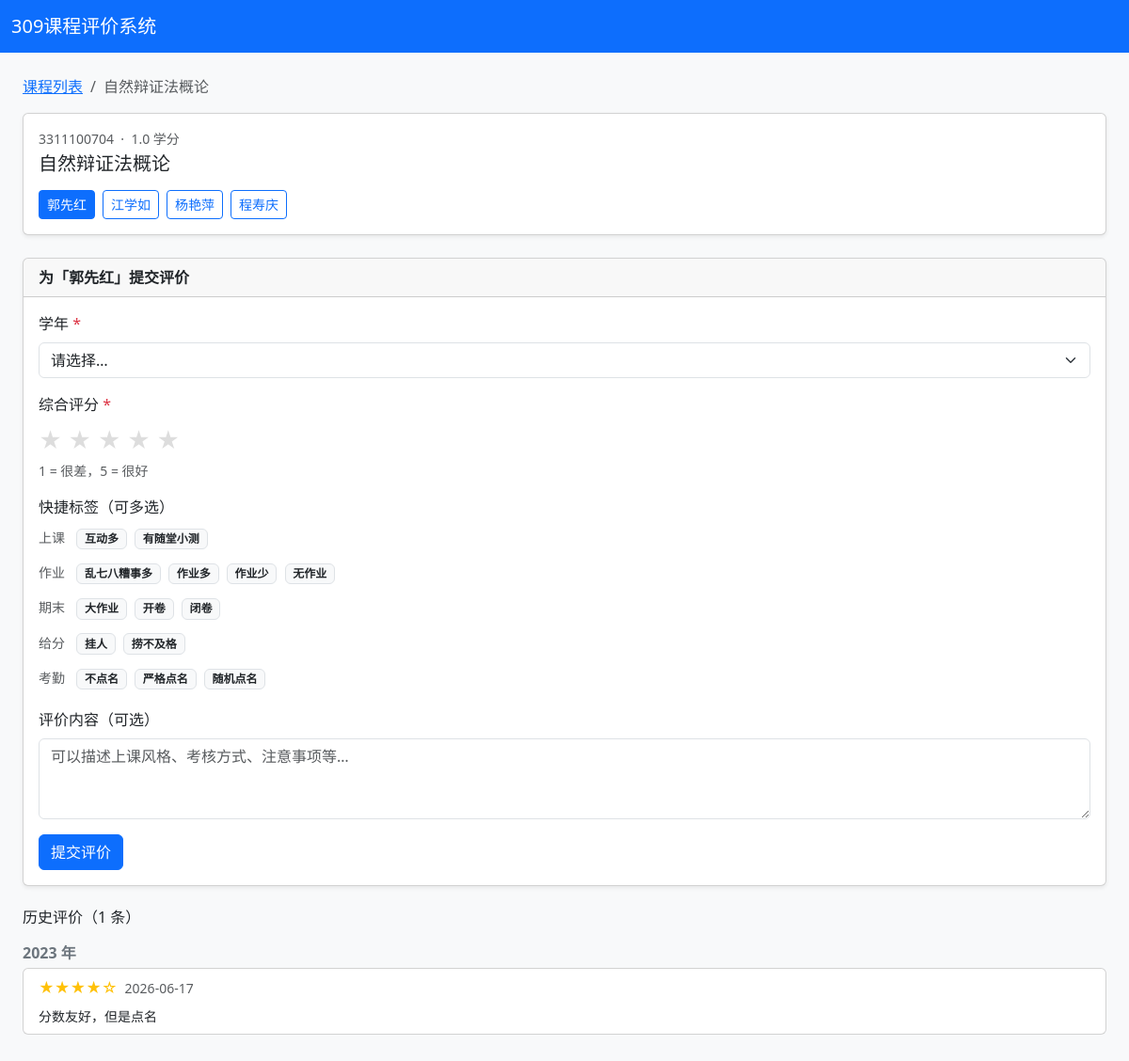
The page /course/2?teacher_id=2 on the database its author committed.
### models.py (models this page shows)
class Course(db.Model):
    id = db.Column(db.Integer, primary_key=True)
    code = db.Column(db.String(20), unique=True, nullable=False)
    name = db.Column(db.String(100), nullable=False)
    credits = db.Column(db.Float, nullable=False)
    exclude_from_public = db.Column(db.Boolean, default=False, nullable=False)
    teachers = db.relationship('Teacher', secondary=course_teacher, back_populates='courses')
    evaluations = db.relationship('Evaluation', back_populates='course', lazy='dynamic')
    curriculum = db.relationship('CurriculumEntry', back_populates='course', lazy='dynamic')

class Teacher(db.Model):
    id = db.Column(db.Integer, primary_key=True)
    name = db.Column(db.String(50), nullable=False, unique=True)
    courses = db.relationship('Course', secondary=course_teacher, back_populates='teachers')
    evaluations = db.relationship('Evaluation', back_populates='teacher', lazy='dynamic')

class Tag(db.Model):
    id = db.Column(db.Integer, primary_key=True)
    category = db.Column(db.String(20), nullable=False)
    label = db.Column(db.String(30), nullable=False)
    __table_args__ = (db.UniqueConstraint('category', 'label'),)

class Evaluation(db.Model):
    id = db.Column(db.Integer, primary_key=True)
    course_id = db.Column(db.Integer, db.ForeignKey('course.id'), nullable=False)
    teacher_id = db.Column(db.Integer, db.ForeignKey('teacher.id'), nullable=False)
    year = db.Column(db.Integer, nullable=False)
    rating = db.Column(db.Integer, nullable=True)  # 1-5, optional
    comment = db.Column(db.Text)
    submitter_ip = db.Column(db.String(45), nullable=False)
    created_at = db.Column(db.DateTime, default=datetime.utcnow)
    course = db.relationship('Course', back_populates='evaluations')
    teacher = db.relationship('Teacher', back_populates='evaluations')
    tags = db.relationship('Tag', secondary=evaluation_tag)
    __table_args__ = (
        db.UniqueConstraint('course_id', 'teacher_id', 'year', 'submitter_ip',
                            name='uq_one_eval_per_ip'),
    )

### routes/main.py (the view)
@bp.route('/course/<int:course_id>')
def course_detail(course_id):
    course = Course.query.get_or_404(course_id)
    teacher_id = request.args.get('teacher_id', type=int)
    selected_teacher = None
    if teacher_id:
        selected_teacher = Teacher.query.get_or_404(teacher_id)
        if selected_teacher not in course.teachers:
            abort(404)
    evaluations = []
    already_submitted = False
    if selected_teacher:
        evaluations = (Evaluation.query
                       .filter_by(course_id=course_id, teacher_id=teacher_id)
                       .order_by(Evaluation.year.desc(), Evaluation.created_at.desc())
                       .all())
        ip = get_client_ip()
        year_submitted = {
            e.year for e in Evaluation.query.filter_by(
                course_id=course_id, teacher_id=teacher_id, submitter_ip=ip
            ).all()
        }
    else:
        year_submitted = set()
    tags = Tag.query.order_by(Tag.category, Tag.label).all()
    tag_groups = {}
    for t in tags:
        tag_groups.setdefault(t.category, []).append(t)
    return render_template('course.html',
                           course=course,
                           selected_teacher=selected_teacher,
                           evaluations=evaluations,
                           year_submitted=year_submitted,
                           tag_groups=tag_groups,
                           years=Config.YEARS)

### app.py (called while the page is built)
def create_app():
    app = Flask(__name__)
    app.config.from_object(Config)
    db.init_app(app)
    login_manager = LoginManager(app)
    login_manager.login_view = 'admin.login'
    login_manager.login_message = '请先登录'
    @login_manager.user_loader
    def load_user(user_id):
        return Admin.query.get(int(user_id))
    @app.context_processor
    def inject_globals():
        cfg = SiteConfig.query.get('announcement')
        return {'announcement': cfg.value if cfg else '', 'st_abbr': Config.STUDENT_TYPE_ABBR}
    from routes.main import bp as main_bp
    from routes.admin import bp as admin_bp
    app.register_blueprint(main_bp)
    app.register_blueprint(admin_bp, url_prefix='/admin')
    return app

### routes/main.py (called while the page is built)
@bp.before_request
def _track_online():
    ip = get_client_ip()
    now = datetime.utcnow()
    _online[ip] = now
    cutoff = now - timedelta(minutes=5)
    for k in [k for k, v in list(_online.items()) if v < cutoff]:
        del _online[k]

def get_client_ip():
    return request.headers.get('X-Forwarded-For', request.remote_addr).split(',')[0].strip()

### templates/course.html (shortened to what this page needs)
{% extends 'base.html' %}
{% block content %}
<nav aria-label="breadcrumb" class="mb-3">
  <ol class="breadcrumb">
    <li class="breadcrumb-item"><a href="{{ url_for('main.index') }}">课程列表</a></li>
    <li class="breadcrumb-item active">{{ course.name }}</li>
  </ol>
</nav>
<div class="card shadow-sm mb-4">
  <div class="card-body">
    <p class="text-muted small mb-1">{{ course.code }} &nbsp;·&nbsp; {{ course.credits }} 学分</p>
    <h5 class="card-title mb-3">{{ course.name }}</h5>
    <div class="d-flex flex-wrap gap-2">
      {% for t in course.teachers %}
        <a class="btn {% if selected_teacher and selected_teacher.id == t.id %}btn-primary{% else %}btn-outline-primary{% endif %} btn-sm"
           href="{{ url_for('main.course_detail', course_id=course.id, teacher_id=t.id) }}">
          {{ t.name }}
        </a>
      {% endfor %}
    </div>
  </div>
</div>
{% if selected_teacher %}
<div class="card shadow-sm mb-4">
  <div class="card-header fw-semibold">为「{{ selected_teacher.name }}」提交评价</div>
  <div class="card-body">
    <form method="post" action="{{ url_for('main.submit') }}" id="evalForm">
      <div class="mb-3">
        <label class="form-label">学年 <span class="text-danger">*</span></label>
        <select class="form-select" name="year" required>
          <option value="">请选择…</option>
        </select>
      </div>
      <div class="mb-3">
        <label class="form-label">综合评分 <span class="text-danger">*</span></label>
        <div class="rating-stars" id="stars">
          {% for i in range(1,6) %}
            <span class="star" data-v="{{ i }}">★</span>
          {% endfor %}
        </div>
        <div class="form-text">1 = 很差，5 = 很好</div>
      </div>
      {% if tag_groups %}
      <div class="mb-3">
        <label class="form-label">快捷标签（可多选）</label>
        {% for category, tags in tag_groups.items() %}
          <div class="mb-2">
            <small class="text-muted me-2">{{ category }}</small>
            {% for tag in tags %}
              <span class="badge bg-light text-dark border tag-btn me-1 mb-1"
                    data-id="{{ tag.id }}">{{ tag.label }}</span>
            {% endfor %}
          </div>
        {% endfor %}
      </div>
      {% endif %}
      <div class="mb-3">
        <label class="form-label">评价内容（可选）</label>
        <textarea class="form-control" name="comment" rows="3" maxlength="500"
                  placeholder="可以描述上课风格、考核方式、注意事项等…"></textarea>
      </div>
      <button class="btn btn-primary" type="submit">提交评价</button>
    </form>
  </div>
</div>
<h6 class="mb-3">历史评价（{{ evaluations|length }} 条）</h6>
{% if evaluations %}
  {% set cur_year = namespace(v=0) %}
  {% for ev in evaluations %}
    {% if ev.year != cur_year.v %}
      {% set cur_year.v = ev.year %}
      <p class="fw-semibold text-secondary mt-3 mb-1">{{ ev.year }} 年</p>
    {% endif %}
    <div class="card card-body mb-2 py-2">
      <div class="d-flex align-items-center gap-2 mb-1">
        <span class="text-warning">{{ '★' * ev.rating }}{{ '☆' * (5 - ev.rating) }}</span>
        <small class="text-muted">{{ ev.created_at.strftime('%Y-%m-%d') }}</small>
      </div>
      {% if ev.comment %}<p class="mb-0 mt-1 small">{{ ev.comment }}</p>{% endif %}
    </div>
  {% endfor %}
{% else %}
  <p class="text-muted">暂无评价，来做第一个吧！</p>
{% endif %}
{% else %}
<div class="alert alert-info">请在上方选择一位老师，查看并提交评价。</div>
{% endif %}
{% endblock %}

### templates/base.html (style rules this page uses)
.rating-stars { font-size: 1.5rem; cursor: pointer; }
.rating-stars .star { color: #ddd; transition: color .15s; }
.tag-btn { cursor: pointer; user-select: none; }

### rows shown on the page
Course: name "自然辩证法概论", code "3311100704", credits "1.0"
Teacher: name "郭先红"
Teacher: name "江学如"
Teacher: name "杨艳萍"
Teacher: name "程寿庆"
Tag: category "上课", label "互动多"
Tag: label "有随堂小测"
Tag: category "作业", label "乱七八糟事多"
Tag: label "作业多"
Tag: label "作业少"
Tag: label "无作业"
Tag: category "期末", label "大作业"
Tag: label "开卷"
Tag: label "闭卷"
Tag: category "给分", label "挂人"
Tag: label "捞不及格"
Tag: category "考勤", label "不点名"
Tag: label "严格点名"
Tag: label "随机点名"
Evaluation: year "2023", rating "★★★★", rating "☆", created_at "2026-06-17", comment "分数友好，但是点名"

### other values the page prints
{{ evaluations|length }} "1"
